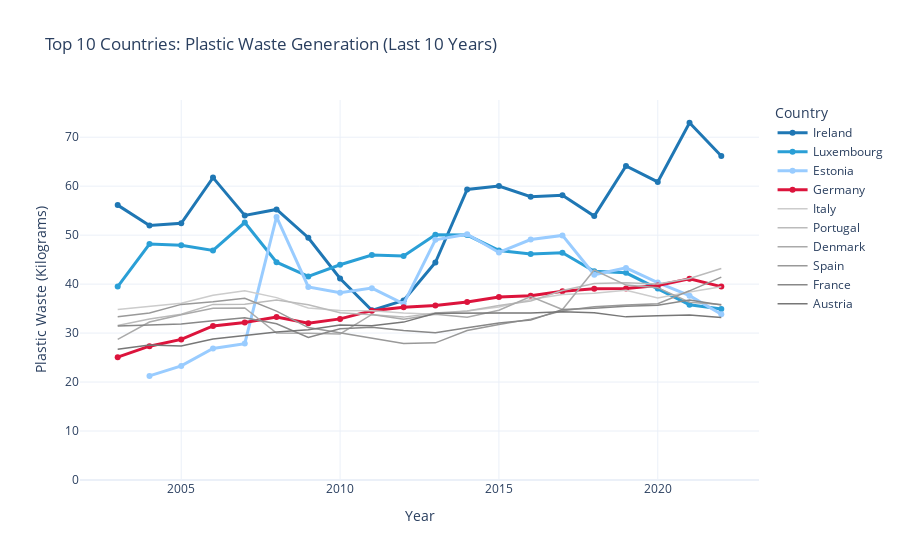

Here is the notebook cell this chart was saved with:
### Code cell
import pandas as pd
import plotly.graph_objects as go

# Filter the last 10 years
last_10_years = sorted(df_plastic_packaging_gen['TIME_PERIOD'].unique())[-20:]
df_recent = df_plastic_packaging_gen[df_plastic_packaging_gen['TIME_PERIOD'].isin(last_10_years)]

# Group by country and sum plastic waste over last 10 years
country_totals = df_recent.groupby('Geopolitical entity (reporting)')['OBS_VALUE'].sum().sort_values(ascending=False)

# Get top 10 countries
top10_countries = country_totals.head(10).index.tolist()
top3 = top10_countries[:3]
rest = top10_countries[3:]

# Check if Germany is in top 10
germany_label = "Germany"
germany_entry = [c for c in top10_countries if "Germany" in c]
rest_except_germany = [c for c in rest if c != germany_entry[0]] if germany_entry else rest

# Filter data only for top 10 countries
df_top10 = df_recent[df_recent['Geopolitical entity (reporting)'].isin(top10_countries)]

# Create figure
fig = go.Figure()

# Add top 3 countries with shades of blue
top3_colors = ['#1f77b4', '#2a9fd6', '#99ccff']
for i, country in enumerate(top3):
    df_country = df_top10[df_top10['Geopolitical entity (reporting)'] == country]
    fig.add_trace(go.Scatter(
        x=df_country['TIME_PERIOD'],
        y=df_country['OBS_VALUE'],
        mode='lines+markers',
        name=country,
        line=dict(color=top3_colors[i], width=3),
        marker=dict(size=6)
    ))

# Add Germany with a distinct color (red)
if germany_entry:
    df_germany = df_top10[df_top10['Geopolitical entity (reporting)'] == germany_entry[0]]
    fig.add_trace(go.Scatter(
        x=df_germany['TIME_PERIOD'],
        y=df_germany['OBS_VALUE'],
        mode='lines+markers',
        name='Germany',
        line=dict(color='crimson', width=3),
        marker=dict(size=6, symbol='circle')
    ))

# Add remaining countries with subtle grey gradient
grey_shades = ['#cccccc', '#bbbbbb', '#aaaaaa', '#999999', '#888888', '#777777']
for i, country in enumerate(rest_except_germany):
    df_country = df_top10[df_top10['Geopolitical entity (reporting)'] == country]
    fig.add_trace(go.Scatter(
        x=df_country['TIME_PERIOD'],
        y=df_country['OBS_VALUE'],
        mode='lines',
        name=country,
        line=dict(color=grey_shades[i % len(grey_shades)], width=1.5),
        showlegend=True
    ))

# Layout customization
fig.update_layout(
    title='Top 10 Countries: Plastic Waste Generation (Last 10 Years)',
    xaxis_title='Year',
    yaxis_title='Plastic Waste (Kilograms)',
    yaxis=dict(rangemode='tozero'),  # Start y-axis at 0
    template='plotly_white',
    legend_title='Country',
    hovermode='x unified'
)

fig.show()

### Figure 1 — Plotly figure (JSON) as saved in the notebook; plotly's stock layout.template omitted (floating-point values rounded to 4 significant figures)
{"data": [{"line": {"color": "#1f77b4", "width": 3}, "marker": {"size": 6}, "mode": "lines+markers", "name": "Ireland", "type": "scatter", "x": [2003, 2004, 2005, 2006, 2007, 2008, 2009, 2010, 2011, 2012, 2013, 2014, 2015, 2016, 2017, 2018, 2019, 2020, 2021, 2022], "y": [56.13, 51.99, 52.41, 61.75, 54.03, 55.25, 49.47, 41.14, 34.65, 36.65, 44.4, 59.32, 60.01, 57.85, 58.14, 53.9, 64.12, 60.86, 72.95, 66.16]}, {"line": {"color": "#2a9fd6", "width": 3}, "marker": {"size": 6}, "mode": "lines+markers", "name": "Luxembourg", "type": "scatter", "x": [2003, 2004, 2005, 2006, 2007, 2008, 2009, 2010, 2011, 2012, 2013, 2014, 2015, 2016, 2017, 2018, 2019, 2020, 2021, 2022], "y": [39.5, 48.19, 47.93, 46.88, 52.58, 44.47, 41.56, 43.96, 45.92, 45.73, 50.1, 50.02, 46.88, 46.14, 46.39, 42.61, 42.3, 39.08, 35.8, 34.94]}, {"line": {"color": "#99ccff", "width": 3}, "marker": {"size": 6}, "mode": "lines+markers", "name": "Estonia", "type": "scatter", "x": [2004, 2005, 2006, 2007, 2008, 2009, 2010, 2011, 2012, 2013, 2014, 2015, 2016, 2017, 2018, 2019, 2020, 2021, 2022], "y": [21.26, 23.29, 26.85, 27.85, 53.72, 39.42, 38.22, 39.18, 35.98, 49.06, 50.17, 46.47, 49.1, 49.95, 41.9, 43.31, 40.32, 37.63, 33.83]}, {"line": {"color": "crimson", "width": 3}, "marker": {"size": 6, "symbol": "circle"}, "mode": "lines+markers", "name": "Germany", "type": "scatter", "x": [2003, 2004, 2005, 2006, 2007, 2008, 2009, 2010, 2011, 2012, 2013, 2014, 2015, 2016, 2017, 2018, 2019, 2020, 2021, 2022], "y": [25.09, 27.33, 28.71, 31.46, 32.14, 33.28, 32.0, 32.9, 34.58, 35.27, 35.63, 36.37, 37.36, 37.62, 38.53, 39.03, 39.11, 39.71, 41.09, 39.49]}, {"line": {"color": "#cccccc", "width": 1.5}, "mode": "lines", "name": "Italy", "showlegend": true, "type": "scatter", "x": [2003, 2004, 2005, 2006, 2007, 2008, 2009, 2010, 2011, 2012, 2013, 2014, 2015, 2016, 2017, 2018, 2019, 2020, 2021, 2022], "y": [34.84, 35.52, 36.09, 37.71, 38.63, 37.24, 35.13, 34.62, 34.57, 34.09, 33.87, 34.51, 35.34, 36.84, 37.86, 38.11, 38.75, 37.16, 38.4, 39.45]}, {"line": {"color": "#bbbbbb", "width": 1.5}, "mode": "lines", "name": "Portugal", "showlegend": true, "type": "scatter", "x": [2003, 2004, 2005, 2006, 2007, 2008, 2009, 2010, 2011, 2012, 2013, 2014, 2015, 2016, 2017, 2018, 2019, 2020, 2021, 2022], "y": [31.55, 32.86, 33.86, 35.86, 35.89, 36.74, 35.77, 34.14, 33.76, 33.26, 34.1, 34.53, 35.62, 36.55, 38.71, 40.11, 40.27, 40.0, 41.14, 43.17]}, {"line": {"color": "#aaaaaa", "width": 1.5}, "mode": "lines", "name": "Denmark", "showlegend": true, "type": "scatter", "x": [2003, 2004, 2005, 2006, 2007, 2008, 2009, 2010, 2011, 2012, 2013, 2014, 2015, 2016, 2017, 2018, 2019, 2020, 2021, 2022], "y": [28.71, 32.25, 33.73, 35.09, 35.12, 30.01, 29.96, 29.82, 33.8, 32.85, 33.85, 33.22, 34.67, 37.46, 34.81, 42.88, 39.8, 39.27, 36.3, 35.83]}, {"line": {"color": "#999999", "width": 1.5}, "mode": "lines", "name": "Spain", "showlegend": true, "type": "scatter", "x": [2003, 2004, 2005, 2006, 2007, 2008, 2009, 2010, 2011, 2012, 2013, 2014, 2015, 2016, 2017, 2018, 2019, 2020, 2021, 2022], "y": [33.36, 34.09, 35.86, 36.38, 37.12, 34.49, 31.12, 30.01, 28.99, 27.89, 28.01, 30.53, 31.77, 32.85, 34.55, 35.38, 35.76, 36.0, 38.63, 41.43]}, {"line": {"color": "#888888", "width": 1.5}, "mode": "lines", "name": "France", "showlegend": true, "type": "scatter", "x": [2003, 2004, 2005, 2006, 2007, 2008, 2009, 2010, 2011, 2012, 2013, 2014, 2015, 2016, 2017, 2018, 2019, 2020, 2021, 2022], "y": [31.43, 31.66, 31.86, 32.53, 33.12, 31.89, 29.1, 30.88, 31.2, 30.53, 30.09, 31.1, 32.06, 32.65, 34.8, 35.09, 35.47, 35.67, 36.75, 35.75]}, {"line": {"color": "#777777", "width": 1.5}, "mode": "lines", "name": "Austria", "showlegend": true, "type": "scatter", "x": [2003, 2004, 2005, 2006, 2007, 2008, 2009, 2010, 2011, 2012, 2013, 2014, 2015, 2016, 2017, 2018, 2019, 2020, 2021, 2022], "y": [26.69, 27.55, 27.35, 28.8, 29.49, 30.23, 30.66, 31.63, 31.48, 32.24, 34.05, 34.16, 34.12, 34.09, 34.36, 34.16, 33.31, 33.55, 33.67, 33.17]}], "layout": {"hovermode": "x unified", "legend": {"title": {"text": "Country"}}, "title": {"text": "Top 10 Countries: Plastic Waste Generation (Last 10 Years)"}, "xaxis": {"title": {"text": "Year"}}, "yaxis": {"rangemode": "tozero", "title": {"text": "Plastic Waste (Kilograms)"}}}}
